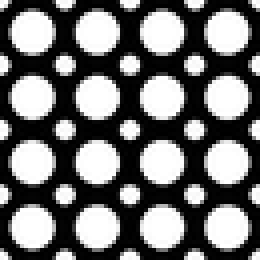
#> input picture hw2/polka.png, 65 x 65 px, shrunk from 128 x 128 before the run, found by its file name (shown 4 times larger)
$ python blob_detection.py
#> lines starting #> are read from the running program, lines starting #| are printed output that depends on the picture
### hw2/umhws/common.py
import numpy as np
from matplotlib import pyplot as plt
from PIL import Image


def read_img(path, greyscale=True):
#> called with path = 'polka.png', greyscale = True
    img = Image.open(path)
#> img is the input picture: PIL image 65x65 L; min 0, max 255, mean 114.9
    if greyscale:
        img = img.convert('L')
    else:
        img = img.convert('RGB')
    return np.array(img).astype(float)


# [7 lines left out: function save_img, not called in this run]


def find_maxima(scale_space, k_xy=5, k_s=1):
    """
    Extract the peak x,y locations from scale space

    Input
      scale_space: Scale space of size HxWxS
      k: neighborhood in x and y
      ks: neighborhood in scale

    Output
      list of (x,y) tuples; x<W and y<H
    """
    if len(scale_space.shape) == 2:
        scale_space = scale_space[:, :, None]

    H, W, S = scale_space.shape
    maxima = []
    for i in range(H):
        for j in range(W):
            for s in range(S):
                # extracts a local neighborhood of max size
                # (2k_xy+1, 2k_xy+1, 2k_s+1)
                neighbors = scale_space[max(0, i - k_xy):min(i + k_xy + 1, H),
                                        max(0, j - k_xy):min(j + k_xy + 1, W),
                                        max(0, s - k_s):min(s + k_s + 1, S)]
                mid_pixel = scale_space[i, j, s]
                num_neighbors = np.prod(neighbors.shape) - 1
                # if mid_pixel > all the neighbors; append maxima
                if np.sum(mid_pixel < neighbors) == num_neighbors:
                    maxima.append((i, j, s))
    return maxima


def visualize_scale_space(scale_space, min_sigma, k, file_path=None):
    """
    Visualizes the scale space

    Input
      scale_space: scale space of size HxWxS
      min_sigma: the minimum sigma used
      k: the sigma multiplier
    """
    if len(scale_space.shape) == 2:
        scale_space = scale_space[:, :, None]
    H, W, S = scale_space.shape

    # number of subplots
    p_h = int(np.floor(np.sqrt(S)))
    p_w = int(np.ceil(S / p_h))
    for i in range(S):
        plt.subplot(p_h, p_w, i + 1)
        plt.axis('off')
        plt.title('{:.1f}:{:.1f}'.format(min_sigma * k**i,
                                         min_sigma * k**(i + 1)))
        plt.imshow(scale_space[:, :, i])

    # plot or save to fig
    if file_path:
        plt.savefig(file_path, dpi=300)
    else:
        plt.show()


def visualize_maxima(image, maxima, min_sigma, k, file_path=None):
    """
    Visualizes the maxima on a given image

    Input
      image: image of size HxW
      maxima: list of (x,y) tuples; x<W, y<H
      file_path: path to save image. if None, display to screen
    Output-   None
    """
    H, W = image.shape
    fig, ax = plt.subplots(1)
    ax.imshow(image)
    for maximum in maxima:
        y, x, s = maximum
        assert x < W and y < H and x >= 0 and y >= 0
        radius = np.sqrt(2) * min_sigma * (k**s)
        # radius = 1
        circ = plt.Circle((x, y), radius, color='r', fill=False)
        ax.add_patch(circ)

    if file_path:
        plt.savefig(file_path)
    else:
        plt.show()

### hw2/umhws/blob_detection.py
import os
import matplotlib.pyplot as plt
import numpy as np
import scipy.ndimage
# Use scipy.ndimage.convolve() for convolution.
# Use same padding (mode = 'reflect'). Refer docs for further info.

from common import (find_maxima, read_img, visualize_maxima,
                    visualize_scale_space)


def gaussian_filter(image, sigma):
    """
    Given an image, apply a Gaussian filter with the input kernel size
    and standard deviation

    Input
      image: image of size HxW
      sigma: scalar standard deviation of Gaussian Kernel

    Output
      Gaussian filtered image of size HxW
    """
#> called with sigma = 3.3
    H, W = image.shape
#> H = 65; W = 65
    # -- good heuristic way of setting kernel size
    kernel_size = int(2 * np.ceil(2 * sigma) + 1)
    # Ensure that the kernel size isn't too big and is odd
    kernel_size = min(kernel_size, min(H, W) // 2)
#> kernel_size = 15
    if kernel_size % 2 == 0:
        kernel_size = kernel_size + 1
    # TODO implement gaussian filtering of size kernel_size x kernel_size
    # Similar to Corner detection, use scipy's convolution function.
    # Again, be consistent with the settings (mode = 'reflect').

    # create gaussian kernel
    ax = np.linspace(-(kernel_size - 1) / 2., (kernel_size - 1) / 2., kernel_size)
    xx, yy = np.meshgrid(ax, ax)
    kernel = np.exp(-0.5 * (np.square(xx) + np.square(yy)) / np.square(sigma))
    kernel /= np.sum(kernel)

    output = scipy.ndimage.convolve(image, kernel, mode='reflect')
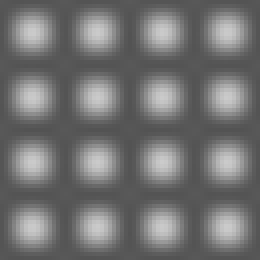
#> output: shape (65, 65) float64 (shown 4 times larger); min 83.04, max 203.1, mean 114.9
    return output


def main():
    image = read_img('polka.png')
    # import pdb; pdb.set_trace()
    # Create directory for polka_detections
    if not os.path.exists("./polka_detections"):
        os.makedirs("./polka_detections")

    # -- TODO Task 8: Single-scale Blob Detection --

    # (a), (b): Detecting Polka Dots
    # First, complete gaussian_filter()
    print("Detecting small polka dots")
    # -- Detect Small Circles
    k = 1.5
    sigma_1 = 3.3
    sigma_2 = k * sigma_1
    gauss_1 = gaussian_filter(image, sigma_1)  # to implement
    gauss_2 = gaussian_filter(image, sigma_2)  # to implement
#> call 2 of gaussian_filter, with sigma = 4.95
#> in gaussian_filter (call 2), `output = scipy.ndimage.convolve(image, kernel, mode='reflect')`:
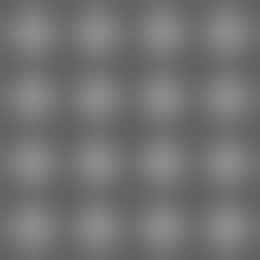
#> output: shape (65, 65) float64 (shown 4 times larger); min 97.35, max 139.9, mean 114.9

    # calculate difference of gaussians
    DoG_small = gauss_2 - gauss_1  # to implement
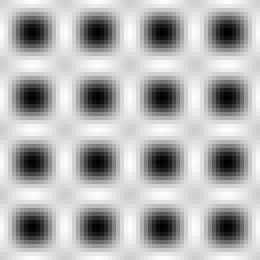
#> DoG_small: shape (65, 65) float64 (shown 4 times larger); min -63.47, max 27.31, mean 0; drawn with min black and max white

    # visualize maxima
    maxima = find_maxima(DoG_small, k_xy=10)
#> after the loop in find_maxima, `for i in range(H):`: maxima = [(8, 8, 0), (8, 24, 0), (8, 40, 0), (8, 56, 0), (24, 8, 0), (24, 24, 0), (24, 40, 0), (24, 56, 0), (40, 8, 0), (40, 24, 0), (40, 40, 0), (40, 56, 0), (56, 8, 0), (56, 24, 0), (56, 40, 0), (56, 56, 0)]
    visualize_scale_space(DoG_small, sigma_1, sigma_2 / sigma_1,
                          './polka_detections/polka_small_DoG.png')
#> in visualize_scale_space, `H, W, S = scale_space.shape`: H = 65; S = 1
    visualize_maxima(image, maxima, sigma_1, sigma_2 / sigma_1,
                     './polka_detections/polka_small.png')
#> in visualize_maxima, `H, W = image.shape`: H = 65
#> the loop in visualize_maxima, `for maximum in maxima:` made 16 passes
#> (maximum, y, x) on passes 1 to 12: ((8, 8, 0), 8, 8), ((8, 24, 0), 8, 24), ((8, 40, 0), 8, 40), ((8, 56, 0), 8, 56), ((24, 8, 0), 24, 8), ((24, 24, 0), 24, 24), ((24, 40, 0), 24, 40), ((24, 56, 0), 24, 56), ((40, 8, 0), 40, 8), ((40, 24, 0), 40, 24), ((40, 40, 0), 40, 40), ((40, 56, 0), 40, 56)
#> in visualize_maxima, `plt.savefig(file_path)`:
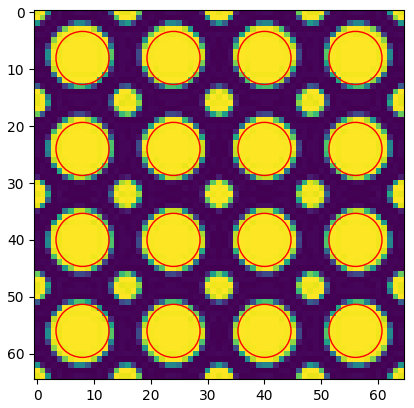
#> figure drawn by matplotlib, 1 panel
    plt.clf()


    # -- Detect Large Circles
    print("Detecting large polka dots")
    k = 1.5
    sigma_1 = 7
    sigma_2 = k * sigma_1
    gauss_1 = gaussian_filter(image, sigma_1)  # to implement
    gauss_2 = gaussian_filter(image, sigma_2)  # to implement

    # calculate difference of gaussians
    DoG_large = gauss_2 - gauss_1  # to implement
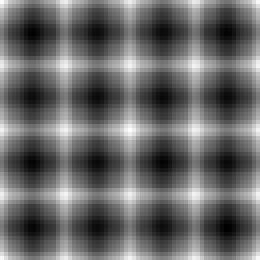
#> DoG_large: shape (65, 65) float64 (shown 4 times larger); min -2.34, max 3.36, mean 1.05e-13; drawn with min black and max white

    # visualize maxima
    # Value of k_xy is a sugguestion; feel free to change it as you wish.
    maxima = find_maxima(DoG_large, k_xy=10)
    visualize_scale_space(DoG_large, sigma_1, sigma_2 / sigma_1,
                          './polka_detections/polka_large_DoG.png')
    visualize_maxima(image, maxima, sigma_1, sigma_2 / sigma_1,
                     './polka_detections/polka_large.png')
#> the loop in visualize_maxima (call 2), `for maximum in maxima:` made 16 passes
    plt.clf()

    # # # -- TODO Task 9: Cell Counting --
    print("Detecting cells")

    cell_1 = read_img("./cells/008cell.png")
#> call 2 of read_img, with path = './cells/008cell.png', greyscale = True
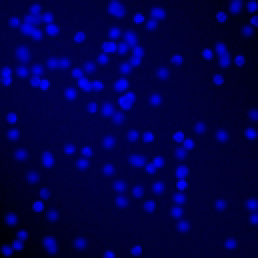
#> input picture hw2/cells/008cell.png, 129 x 129 px, shrunk from 256 x 256 before the run, found by its file name (shown 2 times larger)
#> in read_img, img is the input picture: PIL image 129x129 RGB; mean R, G, B 0.4, 0.4, 74.8
#> in read_img (call 2), `img = img.convert('L')`:
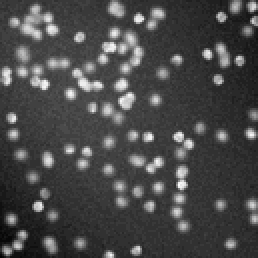
#> img: PIL image 129x129 L (shown 2 times larger); min 0, max 31, mean 8.9; drawn with min black and max white
    cell_2 = read_img("./cells/004cell.png")
    cell_3 = read_img("./cells/005cell.png")
    cell_4 = read_img("./cells/006cell.png")
    cells = [cell_1, cell_2, cell_3, cell_4]

    # Detect the cells in any four (or more) images from vgg_cells
    # Create directory for cell_detections
    if not os.path.exists("./cell_detections"):
        os.makedirs("./cell_detections")


    print("Detecting cell1")
    k = 3
    sigma_1 = 3.7
    sigma_2 = k * sigma_1
    gauss_1 = gaussian_filter(cell_1, sigma_1)  # to implement
    gauss_2 = gaussian_filter(cell_1, sigma_2)  # to implement

    # calculate difference of gaussians
    DoG_cell1 = gauss_2 - gauss_1  # to implement

    # visualize maxima
    maxima = find_maxima(DoG_cell1, k_xy=10)
    visualize_scale_space(DoG_cell1, sigma_1, sigma_2 / sigma_1,
                        './cell_detections/cell1_DoG.png')
    visualize_maxima(cell_1, maxima, sigma_1, sigma_2 / sigma_1,
                    './cell_detections/cell1.png')
    plt.clf()


    print("Detecting cell2")
    k = 3
    sigma_1 = 3.4
    sigma_2 = k * sigma_1
    gauss_1 = gaussian_filter(cell_2, sigma_1)  # to implement
    gauss_2 = gaussian_filter(cell_2, sigma_2)  # to implement

    # calculate difference of gaussians
    DoG_cell2 = gauss_2 - gauss_1  # to implement

    # visualize maxima
    maxima = find_maxima(DoG_cell2, k_xy=10)
    visualize_scale_space(DoG_cell2, sigma_1, sigma_2 / sigma_1,
                        './cell_detections/cell2_DoG.png')
    visualize_maxima(cell_2, maxima, sigma_1, sigma_2 / sigma_1,
                    './cell_detections/cell2.png')
    plt.clf()


    print("Detecting cell3")
    k = 5
    sigma_1 = 3.7
    sigma_2 = k * sigma_1
    gauss_1 = gaussian_filter(cell_3, sigma_1)  # to implement
    gauss_2 = gaussian_filter(cell_3, sigma_2)  # to implement

    # calculate difference of gaussians
    DoG_cell3 = gauss_2 - gauss_1  # to implement

    # visualize maxima
    maxima = find_maxima(DoG_cell3, k_xy=10)
    visualize_scale_space(DoG_cell3, sigma_1, sigma_2 / sigma_1,
                        './cell_detections/cell3_DoG.png')
    visualize_maxima(cell_3, maxima, sigma_1, sigma_2 / sigma_1,
                    './cell_detections/cell3.png')
    plt.clf()


    print("Detecting cell4")
    k = 1.9
    sigma_1 = 3.7
    sigma_2 = k * sigma_1
    gauss_1 = gaussian_filter(cell_4, sigma_1)  # to implement
    gauss_2 = gaussian_filter(cell_4, sigma_2)  # to implement

    # calculate difference of gaussians
    DoG_cell4 = gauss_2 - gauss_1  # to implement

    # visualize maxima
    maxima = find_maxima(DoG_cell4, k_xy=10)
    visualize_scale_space(DoG_cell4, sigma_1, sigma_2 / sigma_1,
                        './cell_detections/cell4_DoG.png')
    visualize_maxima(cell_4, maxima, sigma_1, sigma_2 / sigma_1,
                    './cell_detections/cell4.png')
    plt.clf()


if __name__ == '__main__':
#> (the run stopped early here; a loop or call above may not have finished)
